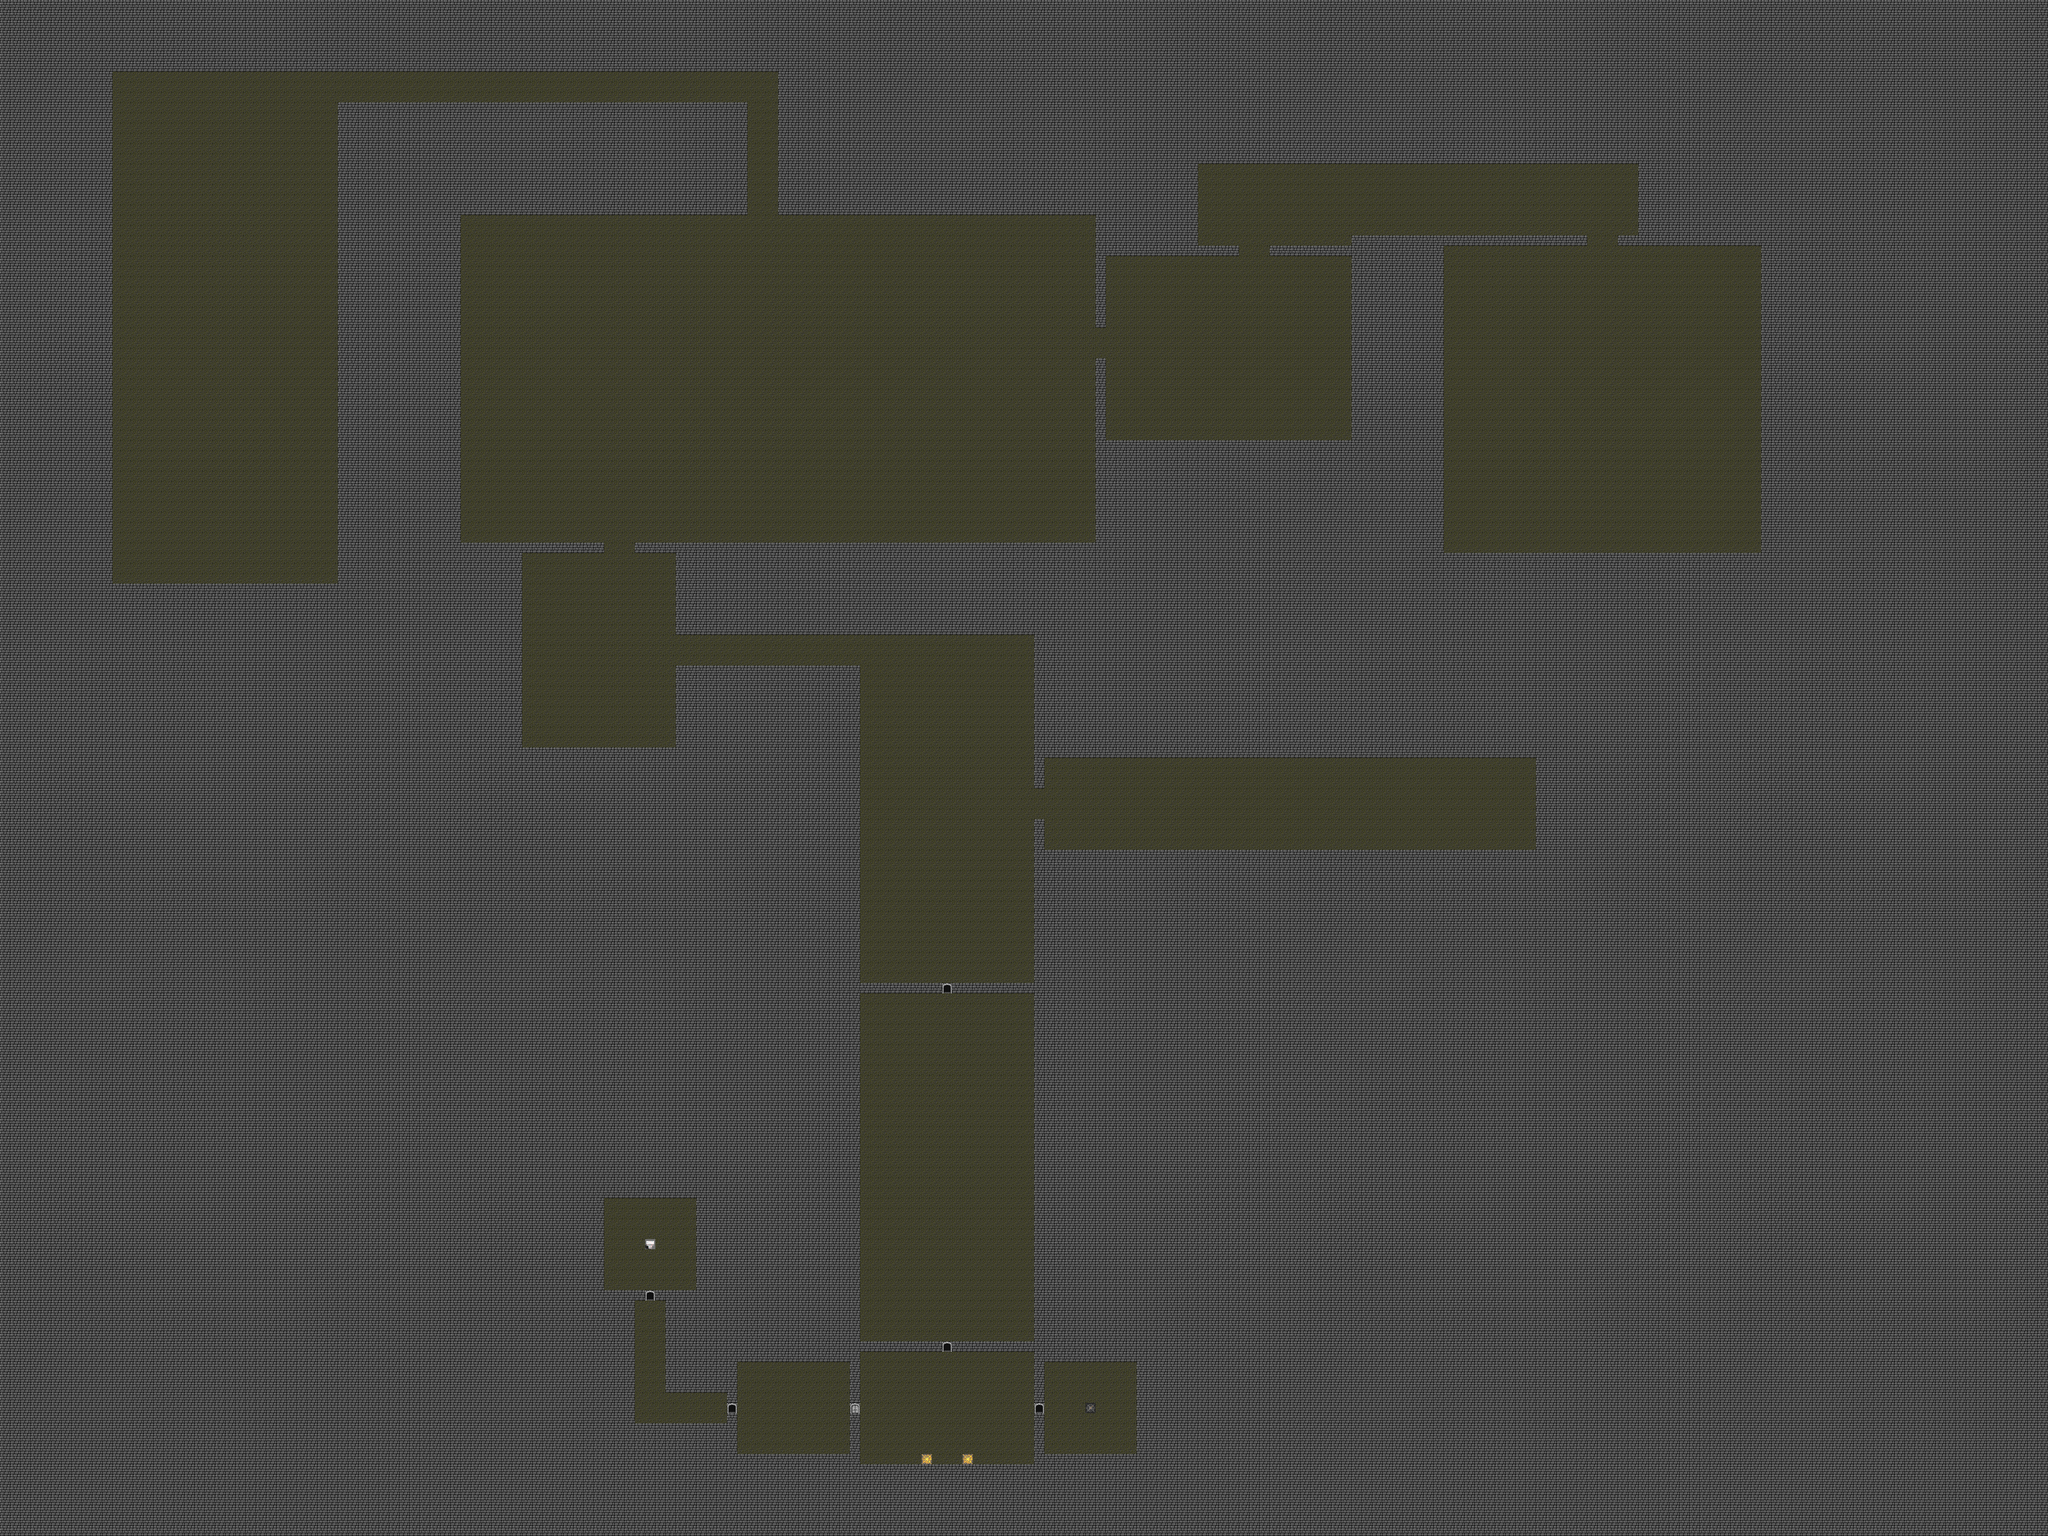

A 2D game scene composited from a Tiled map and its tileset images. What follows is a short description and the map's XML, with each tile layer's data collapsed to a summary:
An orthogonal 200x150 tile map with 32x32 px tiles, 4 tile layers (Floor1, Stairs, Floor2, Walls).

<map version="1.0" orientation="orthogonal" renderorder="left-down" width="200" height="150" tilewidth="32" tileheight="32" nextobjectid="1">
 <tileset firstgid="1" name="TileSet" tilewidth="32" tileheight="32" tilecount="512">
  <image source="TileSet.png" width="2048" height="256" />
 </tileset>
 <layer name="Floor1" width="200" height="150">
  <data>[30000 cells, 30000 non-empty, 3 distinct tile ids]</data>
 </layer>
 <layer name="Stairs" width="200" height="150">
  <data>[30000 cells, 0 non-empty, 0 distinct tile ids]</data>
 </layer>
 <layer name="Floor2" width="200" height="150">
  <data>[30000 cells, 0 non-empty, 0 distinct tile ids]</data>
 </layer>
 <layer name="Walls" width="200" height="150">
  <data>[30000 cells, 22630 non-empty, 4 distinct tile ids]</data>
 </layer>
</map>